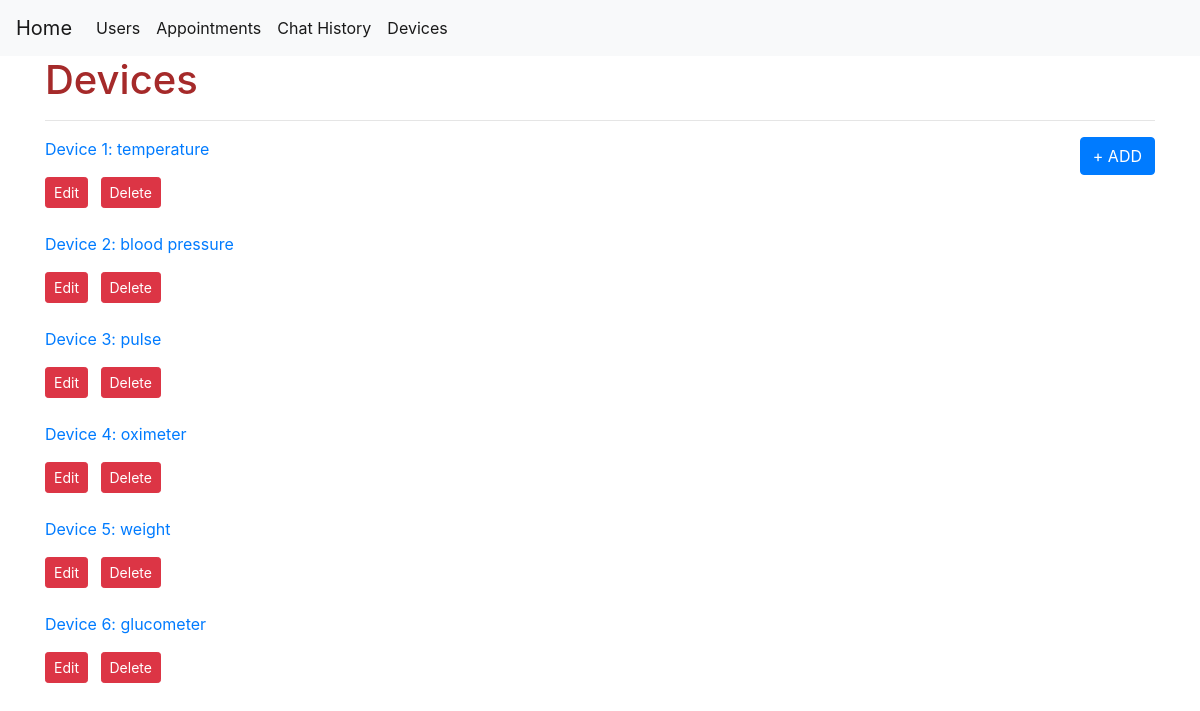
/device, run on the app's committed database.
### tables this page shows
CREATE TABLE "devices" (
	"Device_ID"	INTEGER,
	"Device_Name"	TEXT NOT NULL,
	PRIMARY KEY("Device_ID")
);

### modules/devices.py (the view)
@devices.route('/device')
def all_devices():
    if request.method == 'GET':
        conn = get_db_connection()
        devices_data = conn.execute('SELECT * FROM devices').fetchall()
        conn.close()
        return render_template('devices.html', devices_data=devices_data)

### modules/devices.py (called while the page is built)
def get_db_connection():
    conn = sqlite3.connect(DB_ADDRESS)
    conn.row_factory = sqlite3.Row
    return conn

### templates/devices.html (shortened to what this page needs)
{% extends 'base.html' %} {% block content %}
<h1 style="color: brown">{% block title %} Devices {% endblock %}</h1>
<hr />
<div class="form-group" style="float: right">
  <a href="{{ url_for('devices.new_device') }}"
    ><button type="submit" class="btn btn-primary">+ ADD</button></a
  >
</div>
{% for device_data in devices_data %}
<div>
  <a
    href="{{ url_for('devices.single_device', device_id=device_data['Device_ID']) }}"
  >
    <p>
      Device {{ device_data['Device_ID'] }}: {{ device_data['Device_Name'] }}
    </p>
  </a>
</div>
<div style="float: left; width: 5%">
  <a
    href="{{ url_for('devices.edit_device', device_id=device_data['Device_ID']) }}"
  >
    <input type="submit" value="Edit" class="btn btn-danger btn-sm" />
  </a>
</div>
<form
  action="{{ url_for('devices.delete_device', device_id=device_data['Device_ID']) }}"
  method="POST"
>
  <input type="submit" value="Delete" class="btn btn-danger btn-sm" />
</form>
<br />
{% endfor %} {% endblock %}

### templates/base.html (shortened to what this page needs)
<!DOCTYPE html>
<html lang="en">
  <head>
    <link
      rel="stylesheet"
      href="https://stackpath.bootstrapcdn.com/bootstrap/4.3.1/css/bootstrap.min.css"
    />
  </head>
  <body>
    <nav class="navbar navbar-expand-md navbar-light bg-light">
      <a class="navbar-brand" href="{{ url_for('home.index') }}">Home</a>
      <div class="collapse navbar-collapse" id="navbarNav" style="float: left">
        <ul class="navbar-nav">
          <li class="nav-item active">
            <a class="nav-link" href="#">Users</a>
          </li>
          <li class="nav-item active">
            <a class="nav-link" href="{{ url_for('apts.all_appointments') }}"
              >Appointments</a
            >
          </li>
          <li class="nav-item active">
            <a class="nav-link" href="{{ url_for('chats.all_chats') }}"
              >Chat History</a
            >
          </li>
          <li class="nav-item active">
            <a class="nav-link" href="{{ url_for('devices.all_devices') }}"
              >Devices</a
            >
          </li>
        </ul>
      </div>
    </nav>
    <div class="container">{% block content %} {% endblock %}</div>
  </body>
</html>

### data on the page
devices: Device_ID "1", Device_Name "temperature"
devices: Device_ID "2", Device_Name "blood pressure"
devices: Device_ID "3", Device_Name "pulse"
devices: Device_ID "4", Device_Name "oximeter"
devices: Device_ID "5", Device_Name "weight"
devices: Device_ID "6", Device_Name "glucometer"
